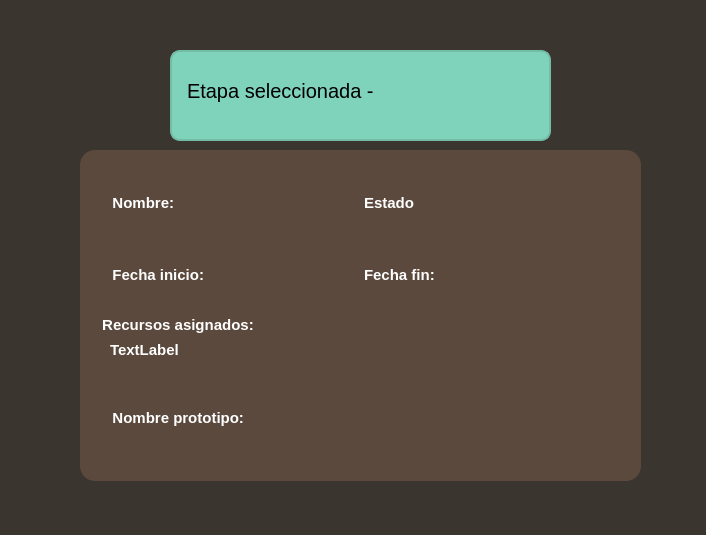
<?xml version="1.0" encoding="UTF-8"?>
<ui version="4.0">
 <class>dialog</class>
 <widget class="QDialog" name="dialog">
  <property name="geometry">
   <rect>
    <x>0</x>
    <y>0</y>
    <width>706</width>
    <height>535</height>
   </rect>
  </property>
  <property name="windowTitle">
   <string>Dialog</string>
  </property>
  <property name="styleSheet">
   <string notr="true">background-color: rgb(58, 53, 47);</string>
  </property>
  <widget class="QFrame" name="frame">
   <property name="geometry">
    <rect>
     <x>80</x>
     <y>150</y>
     <width>561</width>
     <height>331</height>
    </rect>
   </property>
   <property name="styleSheet">
    <string notr="true">font-family: 'Tahoma';
background-color: #5c493d;
border-radius: 15px;
color:white;
font-weight: bold;
text-align: center;
</string>
   </property>
   <property name="frameShape">
    <enum>QFrame::StyledPanel</enum>
   </property>
   <property name="frameShadow">
    <enum>QFrame::Raised</enum>
   </property>
   <widget class="QWidget" name="gridLayoutWidget">
    <property name="geometry">
     <rect>
      <x>20</x>
      <y>20</y>
      <width>521</width>
      <height>281</height>
     </rect>
    </property>
    <layout class="QGridLayout" name="gridins">
     <item row="0" column="1">
      <widget class="QLabel" name="Lestado">
       <property name="styleSheet">
        <string notr="true">background-color: rgb(92, 73, 61);
font-size: 15px;</string>
       </property>
       <property name="text">
        <string>Estado</string>
       </property>
      </widget>
     </item>
     <item row="1" column="1">
      <widget class="QLabel" name="Lfin">
       <property name="styleSheet">
        <string notr="true">background-color: rgb(92, 73, 61);
font-size: 15px;</string>
       </property>
       <property name="text">
        <string>Fecha fin:</string>
       </property>
      </widget>
     </item>
     <item row="0" column="0">
      <widget class="QLabel" name="LNombre">
       <property name="styleSheet">
        <string notr="true">background-color: rgb(92, 73, 61);
color:white;
font-size: 15px;</string>
       </property>
       <property name="text">
        <string>   Nombre:</string>
       </property>
      </widget>
     </item>
     <item row="4" column="0" colspan="2">
      <widget class="QLabel" name="Lnombreproto">
       <property name="styleSheet">
        <string notr="true">background-color: rgb(92, 73, 61);
font-size: 15px;</string>
       </property>
       <property name="text">
        <string>   Nombre prototipo:</string>
       </property>
      </widget>
     </item>
     <item row="1" column="0">
      <widget class="QLabel" name="Lini">
       <property name="styleSheet">
        <string notr="true">color:white;
background-color: rgb(92, 73, 61);
font-size: 15px;</string>
       </property>
       <property name="text">
        <string>   Fecha inicio:</string>
       </property>
      </widget>
     </item>
     <item row="3" column="0" colspan="2">
      <widget class="QGroupBox" name="groupBox">
       <property name="styleSheet">
        <string notr="true">font-size:15px;</string>
       </property>
       <property name="title">
        <string>Recursos asignados:</string>
       </property>
       <widget class="QLabel" name="LRecursos">
        <property name="geometry">
         <rect>
          <x>10</x>
          <y>20</y>
          <width>491</width>
          <height>31</height>
         </rect>
        </property>
        <property name="text">
         <string>TextLabel</string>
        </property>
       </widget>
      </widget>
     </item>
    </layout>
   </widget>
  </widget>
  <widget class="QFrame" name="frame_2">
   <property name="geometry">
    <rect>
     <x>170</x>
     <y>50</y>
     <width>381</width>
     <height>91</height>
    </rect>
   </property>
   <property name="styleSheet">
    <string notr="true">border: 2px solid rgb(115, 189, 167);
background-color: rgb(128, 211, 187);
border-radius: 10px;</string>
   </property>
   <property name="frameShape">
    <enum>QFrame::StyledPanel</enum>
   </property>
   <property name="frameShadow">
    <enum>QFrame::Raised</enum>
   </property>
   <widget class="QLabel" name="labelusu2">
    <property name="geometry">
     <rect>
      <x>10</x>
      <y>10</y>
      <width>341</width>
      <height>61</height>
     </rect>
    </property>
    <property name="styleSheet">
     <string notr="true">font-size: 20px;
border-color: transparent;</string>
    </property>
    <property name="text">
     <string>Etapa seleccionada - </string>
    </property>
   </widget>
  </widget>
 </widget>
 <resources/>
 <connections/>
</ui>
